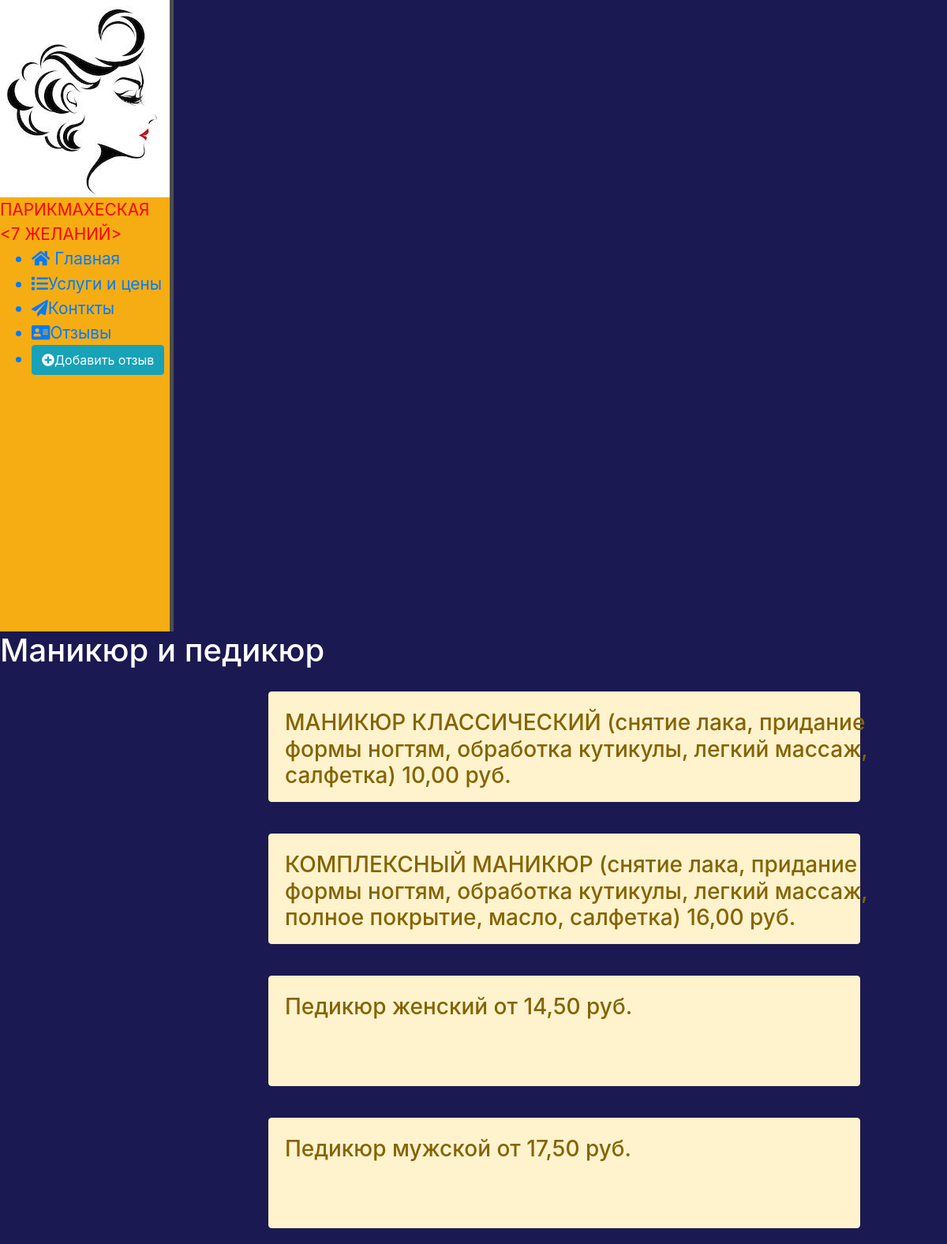
/manicure_pedicure, run on the app's committed database.
### main/models.py (models this page shows)
class ManicurePedicure(models.Model):
    title = models.CharField(max_length=128, verbose_name="Название услуги")
    price = models.CharField(max_length=100, verbose_name="Цена")
    def __str__(self):
        return f"{self.title} {self.price} руб."

### main/views.py (the view)
# urls.py: path('manicure_pedicure', views.manicure_pedicure, name='manicure_pedicure'),
def manicure_pedicure(request):
    manicurePedicure = ManicurePedicure.objects.all()
    return render(request, 'main/manicure_pedicure.html', {'manicurePedicure': manicurePedicure})

### main/templates/main/manicure_pedicure.html (shortened to what this page needs)
{% extends 'main/layout.html' %}
{% block content %}
     <div class="features">
     <h1>Маникюр и педикюр</h1>
         {% for el in manicurePedicure %}
              <div class="alert alert-warning">
                  <h3>{{ el }}</h3>
              </div>
         {% endfor %}
     </div>
{% endblock %}

### main/static/main/css/main.css (style rules this page uses)
body { background: #1B1951; }
h1 { color: #fff; }
.alert-warning { float: left; clear: both; width: 400px; margin: 20px 34%; text-align: left; }

### main/templates/main/manicure_pedicure.html (style rules this page uses)
h3 { margin: 10px 0px 10px; width:750px;height: 60px;border-radius:3px; }
.alert-warning { width: 750px;height: 140px; }

### data on the page
ManicurePedicure: title+price "МАНИКЮР КЛАССИЧЕСКИЙ (снятие лака, придание формы ногтям, обработка кутикулы, легкий массаж, салфетка) 10,00 руб."
ManicurePedicure: title+price "КОМПЛЕКСНЫЙ МАНИКЮР (снятие лака, придание формы ногтям, обработка кутикулы, легкий массаж, полное покрытие, масло, салфетка) 16,00 руб."
ManicurePedicure: title+price "Педикюр женский от 14,50 руб."
ManicurePedicure: title+price "Педикюр мужской от 17,50 руб."
